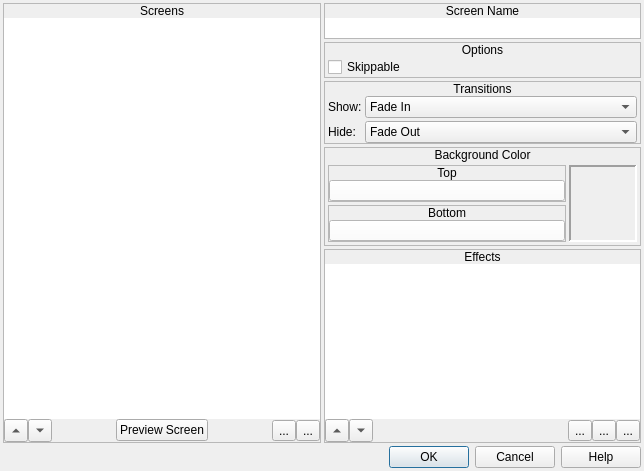
<?xml version="1.0" encoding="UTF-8"?>
<ui version="4.0">
 <class>ConfigureIntroScreens</class>
 <widget class="QDialog" name="ConfigureIntroScreens">
  <property name="geometry">
   <rect>
    <x>0</x>
    <y>0</y>
    <width>644</width>
    <height>471</height>
   </rect>
  </property>
  <property name="windowTitle">
   <string>Configure Intro Screens</string>
  </property>
  <property name="windowIcon">
   <iconset resource="gui_icons.qrc">
    <normaloff>:/icons/openrpgmaker.png</normaloff>:/icons/openrpgmaker.png</iconset>
  </property>
  <property name="styleSheet">
   <string notr="true">.QFrame
{
	border-width: 1px;
	border-style: solid;
	border-color: palette(window-text);
}

.QFrame&gt;QLabel
{
	border-width: 0px;
	background-color: palette(window-text);
	color: palette(window);
	font-weight: bold;
}

.QFrame&gt;QCheckBox
{
	background-color: palette(window-text);
	border-width: 0px;
	border-style: none;
	color: palette(window);
	spacing: 3px;
	font-weight: bold;
	padding: 0px 0px 0px 3px;
}

.QFrame&gt;QCheckBox::indicator
{
	min-width: 8px;
	max-width: 8px;
	min-height: 8px;
	max-height: 8px;
	width: 8px;
	height: 8px;
	border-width: 2px;
	border-radius: 0px;
	border-style: ridge;
	border-color: palette(mid);
}

.QFrame&gt;QCheckBox::indicator:unchecked
{
	background-color: palette(base);
}

.QFrame&gt;QCheckBox::indicator:checked
{
	background-color: palette(window-text);
}

.QFrame&gt;QCheckBox::indicator:hover
{
	border-color: palette(highlight);
}</string>
  </property>
  <layout class="QVBoxLayout" name="verticalLayout_13">
   <property name="spacing">
    <number>3</number>
   </property>
   <property name="margin">
    <number>3</number>
   </property>
   <item>
    <widget class="QWidget" name="widget_13" native="true">
     <layout class="QHBoxLayout" name="horizontalLayout_7">
      <property name="spacing">
       <number>3</number>
      </property>
      <property name="margin">
       <number>0</number>
      </property>
      <item>
       <widget class="QFrame" name="frame">
        <property name="frameShape">
         <enum>QFrame::StyledPanel</enum>
        </property>
        <property name="frameShadow">
         <enum>QFrame::Raised</enum>
        </property>
        <layout class="QVBoxLayout" name="verticalLayout">
         <property name="spacing">
          <number>0</number>
         </property>
         <property name="margin">
          <number>0</number>
         </property>
         <item>
          <widget class="QLabel" name="label">
           <property name="sizePolicy">
            <sizepolicy hsizetype="Preferred" vsizetype="Fixed">
             <horstretch>0</horstretch>
             <verstretch>0</verstretch>
            </sizepolicy>
           </property>
           <property name="text">
            <string>Screens</string>
           </property>
           <property name="alignment">
            <set>Qt::AlignCenter</set>
           </property>
          </widget>
         </item>
         <item>
          <widget class="QWidget" name="widget" native="true">
           <layout class="QVBoxLayout" name="verticalLayout_11">
            <property name="spacing">
             <number>0</number>
            </property>
            <property name="margin">
             <number>0</number>
            </property>
            <item>
             <widget class="QListWidget" name="lwScreens">
              <property name="frameShape">
               <enum>QFrame::NoFrame</enum>
              </property>
             </widget>
            </item>
            <item>
             <widget class="QWidget" name="widget_11" native="true">
              <layout class="QHBoxLayout" name="horizontalLayout_4">
               <property name="spacing">
                <number>0</number>
               </property>
               <property name="margin">
                <number>0</number>
               </property>
               <item>
                <widget class="QToolButton" name="bMoveScreenUp">
                 <property name="text">
                  <string>...</string>
                 </property>
                 <property name="arrowType">
                  <enum>Qt::UpArrow</enum>
                 </property>
                </widget>
               </item>
               <item>
                <widget class="QToolButton" name="bMoveScreenDown">
                 <property name="text">
                  <string>...</string>
                 </property>
                 <property name="arrowType">
                  <enum>Qt::DownArrow</enum>
                 </property>
                </widget>
               </item>
               <item>
                <widget class="QWidget" name="widget_14" native="true"/>
               </item>
               <item>
                <widget class="QPushButton" name="bPreviewScreen">
                 <property name="text">
                  <string>Preview Screen</string>
                 </property>
                </widget>
               </item>
               <item>
                <widget class="QWidget" name="widget_12" native="true"/>
               </item>
               <item>
                <widget class="QToolButton" name="bDeleteScreen">
                 <property name="text">
                  <string>...</string>
                 </property>
                 <property name="icon">
                  <iconset resource="gui_icons.qrc">
                   <normaloff>:/icons/minus.png</normaloff>:/icons/minus.png</iconset>
                 </property>
                </widget>
               </item>
               <item>
                <widget class="QToolButton" name="bAddScreen">
                 <property name="text">
                  <string>...</string>
                 </property>
                 <property name="icon">
                  <iconset resource="gui_icons.qrc">
                   <normaloff>:/icons/plus.png</normaloff>:/icons/plus.png</iconset>
                 </property>
                </widget>
               </item>
              </layout>
             </widget>
            </item>
           </layout>
          </widget>
         </item>
        </layout>
       </widget>
      </item>
      <item>
       <widget class="QWidget" name="widget_6" native="true">
        <layout class="QVBoxLayout" name="verticalLayout_9">
         <property name="spacing">
          <number>3</number>
         </property>
         <property name="margin">
          <number>0</number>
         </property>
         <item>
          <widget class="QFrame" name="frame_5">
           <property name="frameShape">
            <enum>QFrame::StyledPanel</enum>
           </property>
           <property name="frameShadow">
            <enum>QFrame::Raised</enum>
           </property>
           <layout class="QVBoxLayout" name="verticalLayout_10">
            <property name="spacing">
             <number>0</number>
            </property>
            <property name="margin">
             <number>0</number>
            </property>
            <item>
             <widget class="QLabel" name="label_7">
              <property name="sizePolicy">
               <sizepolicy hsizetype="Preferred" vsizetype="Fixed">
                <horstretch>0</horstretch>
                <verstretch>0</verstretch>
               </sizepolicy>
              </property>
              <property name="text">
               <string>Screen Name</string>
              </property>
              <property name="alignment">
               <set>Qt::AlignCenter</set>
              </property>
             </widget>
            </item>
            <item>
             <widget class="QWidget" name="widget_10" native="true">
              <layout class="QHBoxLayout" name="horizontalLayout_3">
               <property name="spacing">
                <number>0</number>
               </property>
               <property name="margin">
                <number>0</number>
               </property>
               <item>
                <widget class="QLineEdit" name="leScreenName">
                 <property name="frame">
                  <bool>false</bool>
                 </property>
                </widget>
               </item>
              </layout>
             </widget>
            </item>
           </layout>
          </widget>
         </item>
         <item>
          <widget class="QFrame" name="frame_6">
           <property name="frameShape">
            <enum>QFrame::StyledPanel</enum>
           </property>
           <property name="frameShadow">
            <enum>QFrame::Raised</enum>
           </property>
           <layout class="QVBoxLayout" name="verticalLayout_12">
            <property name="spacing">
             <number>0</number>
            </property>
            <property name="margin">
             <number>0</number>
            </property>
            <item>
             <widget class="QLabel" name="label_8">
              <property name="sizePolicy">
               <sizepolicy hsizetype="Preferred" vsizetype="Fixed">
                <horstretch>0</horstretch>
                <verstretch>0</verstretch>
               </sizepolicy>
              </property>
              <property name="text">
               <string>Options</string>
              </property>
              <property name="alignment">
               <set>Qt::AlignCenter</set>
              </property>
             </widget>
            </item>
            <item>
             <widget class="QWidget" name="widget_9" native="true">
              <layout class="QVBoxLayout" name="verticalLayout_14">
               <property name="spacing">
                <number>0</number>
               </property>
               <property name="leftMargin">
                <number>3</number>
               </property>
               <property name="topMargin">
                <number>0</number>
               </property>
               <property name="rightMargin">
                <number>0</number>
               </property>
               <property name="bottomMargin">
                <number>0</number>
               </property>
               <item>
                <widget class="QCheckBox" name="cbSkippable">
                 <property name="text">
                  <string>Skippable</string>
                 </property>
                </widget>
               </item>
              </layout>
             </widget>
            </item>
           </layout>
          </widget>
         </item>
         <item>
          <widget class="QFrame" name="frame_3">
           <property name="frameShape">
            <enum>QFrame::StyledPanel</enum>
           </property>
           <property name="frameShadow">
            <enum>QFrame::Raised</enum>
           </property>
           <layout class="QVBoxLayout" name="verticalLayout_3">
            <property name="spacing">
             <number>0</number>
            </property>
            <property name="margin">
             <number>0</number>
            </property>
            <item>
             <widget class="QLabel" name="label_3">
              <property name="sizePolicy">
               <sizepolicy hsizetype="Preferred" vsizetype="Fixed">
                <horstretch>0</horstretch>
                <verstretch>0</verstretch>
               </sizepolicy>
              </property>
              <property name="text">
               <string>Transitions</string>
              </property>
              <property name="alignment">
               <set>Qt::AlignCenter</set>
              </property>
             </widget>
            </item>
            <item>
             <widget class="QWidget" name="widget_3" native="true">
              <layout class="QHBoxLayout" name="horizontalLayout_2">
               <property name="spacing">
                <number>3</number>
               </property>
               <property name="leftMargin">
                <number>3</number>
               </property>
               <property name="topMargin">
                <number>0</number>
               </property>
               <property name="rightMargin">
                <number>3</number>
               </property>
               <property name="bottomMargin">
                <number>0</number>
               </property>
               <item>
                <widget class="QWidget" name="widget_7" native="true">
                 <property name="sizePolicy">
                  <sizepolicy hsizetype="Fixed" vsizetype="Preferred">
                   <horstretch>0</horstretch>
                   <verstretch>0</verstretch>
                  </sizepolicy>
                 </property>
                 <layout class="QVBoxLayout" name="verticalLayout_6">
                  <property name="spacing">
                   <number>3</number>
                  </property>
                  <property name="margin">
                   <number>0</number>
                  </property>
                  <item>
                   <widget class="QLabel" name="label_5">
                    <property name="text">
                     <string>Show:</string>
                    </property>
                   </widget>
                  </item>
                  <item>
                   <widget class="QLabel" name="label_6">
                    <property name="text">
                     <string>Hide:</string>
                    </property>
                   </widget>
                  </item>
                 </layout>
                </widget>
               </item>
               <item>
                <widget class="QWidget" name="widget_8" native="true">
                 <layout class="QVBoxLayout" name="verticalLayout_7">
                  <property name="spacing">
                   <number>3</number>
                  </property>
                  <property name="margin">
                   <number>0</number>
                  </property>
                  <item>
                   <widget class="QComboBox" name="cboxShowTransition">
                    <item>
                     <property name="text">
                      <string>Fade In</string>
                     </property>
                    </item>
                    <item>
                     <property name="text">
                      <string>Reconstitute Blocks</string>
                     </property>
                    </item>
                    <item>
                     <property name="text">
                      <string>Unwipe Downward</string>
                     </property>
                    </item>
                    <item>
                     <property name="text">
                      <string>Unwipe Upward</string>
                     </property>
                    </item>
                    <item>
                     <property name="text">
                      <string>Venetian Blinds</string>
                     </property>
                    </item>
                    <item>
                     <property name="text">
                      <string>Vertical Blinds</string>
                     </property>
                    </item>
                    <item>
                     <property name="text">
                      <string>Horizontal Blinds</string>
                     </property>
                    </item>
                    <item>
                     <property name="text">
                      <string>Receding Square</string>
                     </property>
                    </item>
                    <item>
                     <property name="text">
                      <string>Expanding Square</string>
                     </property>
                    </item>
                    <item>
                     <property name="text">
                      <string>Screen Moves Down</string>
                     </property>
                    </item>
                    <item>
                     <property name="text">
                      <string>Screen Moves Up</string>
                     </property>
                    </item>
                    <item>
                     <property name="text">
                      <string>Screen Moves Right</string>
                     </property>
                    </item>
                    <item>
                     <property name="text">
                      <string>Screen Moves Left</string>
                     </property>
                    </item>
                    <item>
                     <property name="text">
                      <string>Vertical Unify</string>
                     </property>
                    </item>
                    <item>
                     <property name="text">
                      <string>Horizontal Unify</string>
                     </property>
                    </item>
                    <item>
                     <property name="text">
                      <string>Unify Quadrants</string>
                     </property>
                    </item>
                    <item>
                     <property name="text">
                      <string>Zoom Out</string>
                     </property>
                    </item>
                    <item>
                     <property name="text">
                      <string>Mosaic</string>
                     </property>
                    </item>
                    <item>
                     <property name="text">
                      <string>Waver Screen</string>
                     </property>
                    </item>
                    <item>
                     <property name="text">
                      <string>Instantaneous</string>
                     </property>
                    </item>
                   </widget>
                  </item>
                  <item>
                   <widget class="QComboBox" name="cboxHideTransition">
                    <item>
                     <property name="text">
                      <string>Fade Out</string>
                     </property>
                    </item>
                    <item>
                     <property name="text">
                      <string>Remove Blocks</string>
                     </property>
                    </item>
                    <item>
                     <property name="text">
                      <string>Wipe Downward</string>
                     </property>
                    </item>
                    <item>
                     <property name="text">
                      <string>Wipe Upward</string>
                     </property>
                    </item>
                    <item>
                     <property name="text">
                      <string>Venetian Blinds</string>
                     </property>
                    </item>
                    <item>
                     <property name="text">
                      <string>Vertical Blinds</string>
                     </property>
                    </item>
                    <item>
                     <property name="text">
                      <string>Horizontal Blinds</string>
                     </property>
                    </item>
                    <item>
                     <property name="text">
                      <string>Receding Square</string>
                     </property>
                    </item>
                    <item>
                     <property name="text">
                      <string>Expanding Square</string>
                     </property>
                    </item>
                    <item>
                     <property name="text">
                      <string>Screen Moves Up</string>
                     </property>
                    </item>
                    <item>
                     <property name="text">
                      <string>Screen Moves Down</string>
                     </property>
                    </item>
                    <item>
                     <property name="text">
                      <string>Screen Moves Left</string>
                     </property>
                    </item>
                    <item>
                     <property name="text">
                      <string>Screen Moves Right</string>
                     </property>
                    </item>
                    <item>
                     <property name="text">
                      <string>Vertical Division</string>
                     </property>
                    </item>
                    <item>
                     <property name="text">
                      <string>Horizontal Division</string>
                     </property>
                    </item>
                    <item>
                     <property name="text">
                      <string>Quadrasection</string>
                     </property>
                    </item>
                    <item>
                     <property name="text">
                      <string>Zoom In</string>
                     </property>
                    </item>
                    <item>
                     <property name="text">
                      <string>Mosaic</string>
                     </property>
                    </item>
                    <item>
                     <property name="text">
                      <string>Waver Screen</string>
                     </property>
                    </item>
                    <item>
                     <property name="text">
                      <string>Instantaneous</string>
                     </property>
                    </item>
                    <item>
                     <property name="text">
                      <string>No Transition</string>
                     </property>
                    </item>
                   </widget>
                  </item>
                 </layout>
                </widget>
               </item>
              </layout>
             </widget>
            </item>
           </layout>
          </widget>
         </item>
         <item>
          <widget class="QFrame" name="frame_4">
           <property name="frameShape">
            <enum>QFrame::StyledPanel</enum>
           </property>
           <property name="frameShadow">
            <enum>QFrame::Raised</enum>
           </property>
           <layout class="QVBoxLayout" name="verticalLayout_5">
            <property name="spacing">
             <number>0</number>
            </property>
            <property name="margin">
             <number>0</number>
            </property>
            <item>
             <widget class="QLabel" name="label_4">
              <property name="sizePolicy">
               <sizepolicy hsizetype="Preferred" vsizetype="Fixed">
                <horstretch>0</horstretch>
                <verstretch>0</verstretch>
               </sizepolicy>
              </property>
              <property name="text">
               <string>Background Color</string>
              </property>
              <property name="alignment">
               <set>Qt::AlignCenter</set>
              </property>
             </widget>
            </item>
            <item>
             <widget class="QWidget" name="widget_4" native="true">
              <layout class="QHBoxLayout" name="horizontalLayout">
               <property name="spacing">
                <number>3</number>
               </property>
               <property name="margin">
                <number>3</number>
               </property>
               <item>
                <widget class="QWidget" name="widget_5" native="true">
                 <layout class="QVBoxLayout" name="verticalLayout_4">
                  <property name="spacing">
                   <number>3</number>
                  </property>
                  <property name="margin">
                   <number>0</number>
                  </property>
                  <item>
                   <widget class="QFrame" name="frame_14">
                    <property name="frameShape">
                     <enum>QFrame::StyledPanel</enum>
                    </property>
                    <property name="frameShadow">
                     <enum>QFrame::Raised</enum>
                    </property>
                    <layout class="QVBoxLayout" name="verticalLayout_26">
                     <property name="spacing">
                      <number>0</number>
                     </property>
                     <property name="margin">
                      <number>0</number>
                     </property>
                     <item>
                      <widget class="QLabel" name="label_10">
                       <property name="sizePolicy">
                        <sizepolicy hsizetype="Preferred" vsizetype="Fixed">
                         <horstretch>0</horstretch>
                         <verstretch>0</verstretch>
                        </sizepolicy>
                       </property>
                       <property name="text">
                        <string>Top</string>
                       </property>
                       <property name="alignment">
                        <set>Qt::AlignCenter</set>
                       </property>
                      </widget>
                     </item>
                     <item>
                      <widget class="QWidget" name="widget_25" native="true">
                       <layout class="QHBoxLayout" name="horizontalLayout_5">
                        <property name="spacing">
                         <number>3</number>
                        </property>
                        <property name="margin">
                         <number>0</number>
                        </property>
                        <item>
                         <widget class="ColorButton" name="bTopBGColor">
                          <property name="sizePolicy">
                           <sizepolicy hsizetype="Preferred" vsizetype="Fixed">
                            <horstretch>0</horstretch>
                            <verstretch>0</verstretch>
                           </sizepolicy>
                          </property>
                          <property name="minimumSize">
                           <size>
                            <width>0</width>
                            <height>21</height>
                           </size>
                          </property>
                          <property name="maximumSize">
                           <size>
                            <width>16777215</width>
                            <height>21</height>
                           </size>
                          </property>
                          <property name="styleSheet">
                           <string notr="true">background-color: rgb(255, 255, 255);</string>
                          </property>
                          <property name="text">
                           <string/>
                          </property>
                         </widget>
                        </item>
                       </layout>
                      </widget>
                     </item>
                    </layout>
                   </widget>
                  </item>
                  <item>
                   <widget class="QFrame" name="frame_15">
                    <property name="frameShape">
                     <enum>QFrame::StyledPanel</enum>
                    </property>
                    <property name="frameShadow">
                     <enum>QFrame::Raised</enum>
                    </property>
                    <layout class="QVBoxLayout" name="verticalLayout_27">
                     <property name="spacing">
                      <number>0</number>
                     </property>
                     <property name="margin">
                      <number>0</number>
                     </property>
                     <item>
                      <widget class="QLabel" name="label_11">
                       <property name="sizePolicy">
                        <sizepolicy hsizetype="Preferred" vsizetype="Fixed">
                         <horstretch>0</horstretch>
                         <verstretch>0</verstretch>
                        </sizepolicy>
                       </property>
                       <property name="text">
                        <string>Bottom</string>
                       </property>
                       <property name="alignment">
                        <set>Qt::AlignCenter</set>
                       </property>
                      </widget>
                     </item>
                     <item>
                      <widget class="QWidget" name="widget_26" native="true">
                       <layout class="QHBoxLayout" name="horizontalLayout_6">
                        <property name="spacing">
                         <number>3</number>
                        </property>
                        <property name="margin">
                         <number>0</number>
                        </property>
                        <item>
                         <widget class="ColorButton" name="bBottomBGColor">
                          <property name="sizePolicy">
                           <sizepolicy hsizetype="Preferred" vsizetype="Fixed">
                            <horstretch>0</horstretch>
                            <verstretch>0</verstretch>
                           </sizepolicy>
                          </property>
                          <property name="minimumSize">
                           <size>
                            <width>0</width>
                            <height>21</height>
                           </size>
                          </property>
                          <property name="maximumSize">
                           <size>
                            <width>16777215</width>
                            <height>21</height>
                           </size>
                          </property>
                          <property name="styleSheet">
                           <string notr="true">background-color: rgb(255, 255, 255);</string>
                          </property>
                          <property name="text">
                           <string/>
                          </property>
                         </widget>
                        </item>
                       </layout>
                      </widget>
                     </item>
                    </layout>
                   </widget>
                  </item>
                 </layout>
                </widget>
               </item>
               <item>
                <widget class="QLabel" name="lblBGColorPreview">
                 <property name="minimumSize">
                  <size>
                   <width>68</width>
                   <height>0</height>
                  </size>
                 </property>
                 <property name="maximumSize">
                  <size>
                   <width>68</width>
                   <height>16777215</height>
                  </size>
                 </property>
                 <property name="frameShape">
                  <enum>QFrame::Panel</enum>
                 </property>
                 <property name="frameShadow">
                  <enum>QFrame::Sunken</enum>
                 </property>
                 <property name="lineWidth">
                  <number>2</number>
                 </property>
                 <property name="text">
                  <string/>
                 </property>
                 <property name="scaledContents">
                  <bool>true</bool>
                 </property>
                </widget>
               </item>
              </layout>
             </widget>
            </item>
           </layout>
          </widget>
         </item>
         <item>
          <widget class="QFrame" name="frame_2">
           <property name="frameShape">
            <enum>QFrame::StyledPanel</enum>
           </property>
           <property name="frameShadow">
            <enum>QFrame::Raised</enum>
           </property>
           <layout class="QVBoxLayout" name="verticalLayout_2">
            <property name="spacing">
             <number>0</number>
            </property>
            <property name="margin">
             <number>0</number>
            </property>
            <item>
             <widget class="QLabel" name="label_2">
              <property name="sizePolicy">
               <sizepolicy hsizetype="Preferred" vsizetype="Fixed">
                <horstretch>0</horstretch>
                <verstretch>0</verstretch>
               </sizepolicy>
              </property>
              <property name="text">
               <string>Effects</string>
              </property>
              <property name="alignment">
               <set>Qt::AlignCenter</set>
              </property>
             </widget>
            </item>
            <item>
             <widget class="QWidget" name="widget_2" native="true">
              <layout class="QVBoxLayout" name="verticalLayout_8">
               <property name="spacing">
                <number>0</number>
               </property>
               <property name="margin">
                <number>0</number>
               </property>
               <item>
                <widget class="QListWidget" name="lwEffects">
                 <property name="frameShape">
                  <enum>QFrame::NoFrame</enum>
                 </property>
                </widget>
               </item>
               <item>
                <widget class="QWidget" name="widget_15" native="true">
                 <layout class="QHBoxLayout" name="horizontalLayout_8">
                  <property name="spacing">
                   <number>0</number>
                  </property>
                  <property name="margin">
                   <number>0</number>
                  </property>
                  <item>
                   <widget class="QToolButton" name="bMoveEffectUp">
                    <property name="text">
                     <string>...</string>
                    </property>
                    <property name="arrowType">
                     <enum>Qt::UpArrow</enum>
                    </property>
                   </widget>
                  </item>
                  <item>
                   <widget class="QToolButton" name="bMoveEffectDown">
                    <property name="text">
                     <string>...</string>
                    </property>
                    <property name="arrowType">
                     <enum>Qt::DownArrow</enum>
                    </property>
                   </widget>
                  </item>
                  <item>
                   <widget class="QWidget" name="widget_17" native="true"/>
                  </item>
                  <item>
                   <widget class="QToolButton" name="bDeleteEffect">
                    <property name="text">
                     <string>...</string>
                    </property>
                    <property name="icon">
                     <iconset resource="gui_icons.qrc">
                      <normaloff>:/icons/minus.png</normaloff>:/icons/minus.png</iconset>
                    </property>
                   </widget>
                  </item>
                  <item>
                   <widget class="QToolButton" name="bAddEffect">
                    <property name="text">
                     <string>...</string>
                    </property>
                    <property name="icon">
                     <iconset resource="gui_icons.qrc">
                      <normaloff>:/icons/plus.png</normaloff>:/icons/plus.png</iconset>
                    </property>
                   </widget>
                  </item>
                  <item>
                   <widget class="QToolButton" name="bConfigureEffect">
                    <property name="text">
                     <string>...</string>
                    </property>
                    <property name="icon">
                     <iconset resource="gui_icons.qrc">
                      <normaloff>:/icons/configure.png</normaloff>:/icons/configure.png</iconset>
                    </property>
                   </widget>
                  </item>
                 </layout>
                </widget>
               </item>
              </layout>
             </widget>
            </item>
           </layout>
          </widget>
         </item>
        </layout>
       </widget>
      </item>
     </layout>
    </widget>
   </item>
   <item>
    <widget class="QDialogButtonBox" name="buttonBox">
     <property name="orientation">
      <enum>Qt::Horizontal</enum>
     </property>
     <property name="standardButtons">
      <set>QDialogButtonBox::Cancel|QDialogButtonBox::Help|QDialogButtonBox::Ok</set>
     </property>
    </widget>
   </item>
  </layout>
 </widget>
 <customwidgets>
  <customwidget>
   <class>ColorButton</class>
   <extends>QPushButton</extends>
   <header>colorbutton.h</header>
  </customwidget>
 </customwidgets>
 <resources>
  <include location="gui_icons.qrc"/>
 </resources>
 <connections>
  <connection>
   <sender>buttonBox</sender>
   <signal>accepted()</signal>
   <receiver>ConfigureIntroScreens</receiver>
   <slot>accept()</slot>
   <hints>
    <hint type="sourcelabel">
     <x>248</x>
     <y>254</y>
    </hint>
    <hint type="destinationlabel">
     <x>157</x>
     <y>274</y>
    </hint>
   </hints>
  </connection>
  <connection>
   <sender>buttonBox</sender>
   <signal>rejected()</signal>
   <receiver>ConfigureIntroScreens</receiver>
   <slot>reject()</slot>
   <hints>
    <hint type="sourcelabel">
     <x>316</x>
     <y>260</y>
    </hint>
    <hint type="destinationlabel">
     <x>286</x>
     <y>274</y>
    </hint>
   </hints>
  </connection>
 </connections>
</ui>
